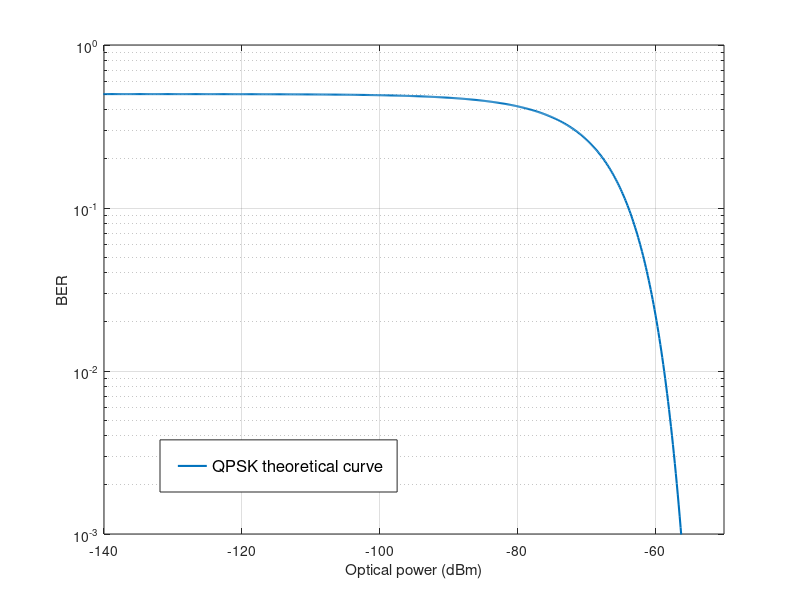

MATLAB code to generate this figure: (Note: this script raises an error after producing the figure.)
%%MQAM system
clc
clear all
close all
%% Theoretical curve
figure
n0=(1e-6); 
% xdBm=linspace(-120,-50,1000);
% x=(10.^(xdBm./10))/1000;
% func=erfc(sqrt(x/(2*n0)));
% 
% plot(x,func)
% grid on
EbNodBm=linspace(-160,-20,1000);
EbNo=(1e3)*(1e-3)*(10.^(EbNodBm/10));%the first factor is the amplification of the signal
%the second is the conversion to mWatt
%k=2;
%M=2^k;
%x=sqrt(3*k*EbNo/(M-1));
Pb=0.5*erfc(sqrt(2*EbNo/n0));
%Pb=(4/k)*(1-(1/sqrt(M)))*(1/2)*erfc(x/sqrt(2*n0));
semilogy(EbNodBm,Pb,'LineWidth',1.5)
grid on
set(gca, 'YScale', 'log')
axis([-140 -50 1e-3 1e0])
xlabel('Optical power (dBm)')
ylabel('BER')
leg=legend('QPSK theoretical curve');
set(leg,'position',[0.2 0.18 0.2964 0.0869],'FontSize',12)
ax=gca;
ax.LineWidth=1.2;
ax.FontSize=12;
%% BER parameters: amp=10e3, noise_amp=10e-6, LO_power=0dBm, n_bits=200
figure
A=importdata('BER.txt');
NumLin=size(A,1);
OpticalPower=A(1:NumLin,1);
ber=A(1:NumLin,2);
Up=A(1:NumLin,3);
Lo=A(1:NumLin,4);
yneg=ber-Lo;
ypos=Up-ber;
errorbar(OpticalPower,ber,yneg,ypos,'b*')
grid on
xlabel('Output optical power (dBm)')
ylabel('BER')
axis([-120 -50 -.05 .35])
%% BER parameters: amp=10e3, noise_amp=10e-6, LO_power=0dBm, n_bits=1000, buffer_length=512
figure
A=importdata('BER2.txt');
NumLin=size(A,1);
OpticalPower=A(1:NumLin,1);
ber=A(1:NumLin,2);
Up=A(1:NumLin,3);
Lo=A(1:NumLin,4);
yneg=ber-Lo;
ypos=Up-ber;
errorbar(OpticalPower,ber,yneg,ypos,'b*')
grid on
xlabel('Output optical power (dBm)')
ylabel('BER')
hold on
%plot(EbNodB,Pb)
%% BER parameters: amp=10e3, noise_amp=10e-6, LO_power=0dBm, n_bits=4000, buffer_length=512, bits: 01000...
figure
A=importdata('BER3.txt');
NumLin=size(A,1);
OpticalPower=A(1:NumLin,1);
ber=A(1:NumLin,2);
Up=A(1:NumLin,3);
Lo=A(1:NumLin,4);
yneg=ber-Lo;
ypos=Up-ber;
errorbar(OpticalPower,ber,yneg,ypos,'b*')
grid on
xlabel('Output optical power (dBm)')
ylabel('BER')
hold on
%plot(EbNodB,Pb)
%% BER parameters: amp=10e3, noise_amp=10e-6, LO_power=0dBm, n_bits=4000, buffer_length=512, bits: random
figure
A=importdata('BER4.txt');
NumLin=size(A,1);
OpticalPower=A(1:NumLin,1);
ber=A(1:NumLin,2);
Up=A(1:NumLin,3);
Lo=A(1:NumLin,4);
yneg=ber-Lo;
ypos=Up-ber;
errorbar(OpticalPower,ber,yneg,ypos,'bs','MarkerSize',5,'MarkerFaceColor','b')
grid on
xlabel('Output optical power (dBm)')
ylabel('BER')
hold on
plot(EbNodBm,Pb,'r','LineWidth',1.5)
set(gca, 'YScale', 'log')
legend('Simulation results','QPSK theoretical curve')
title('Random')
%% BER parameters: amp=10e3, noise_amp=10e-6, LO_power=0dBm, n_bits=4000, buffer_length=512, bits: 010101... (deterministic cyclic)
figure
A=importdata('BER5.txt');
NumLin=size(A,1);
OpticalPower=A(1:NumLin,1);
ber=A(1:NumLin,2);
Up=A(1:NumLin,3);
Lo=A(1:NumLin,4);
yneg=ber-Lo;
ypos=Up-ber;
errorbar(OpticalPower,ber,yneg,ypos,'bs','MarkerSize',5,'MarkerFaceColor','b')
grid on
xlabel('Output optical power (dBm)')
ylabel('BER')
hold on
plot(EbNodBm,Pb,'r','LineWidth',1.5)
legend('Simulation results','QPSK theoretical curve')
title('Deterministic Cyclic 0101...')
%% BER parameters: amp=10e3, noise_amp=10e-6, LO_power=0dBm, n_bits=4000, buffer_length=512, bits: Pseudorandom sequence 2^7
figure
A=importdata('BER6.txt');
NumLin=size(A,1);
OpticalPower=A(1:NumLin,1);
ber=A(1:NumLin,2);
Up=A(1:NumLin,3);
Lo=A(1:NumLin,4);
yneg=ber-Lo;
ypos=Up-ber;
errorbar(OpticalPower,ber,yneg,ypos,'bs','MarkerSize',5,'MarkerFaceColor','b')
grid on
xlabel('Output optical power [dBm]')
ylabel('BER')
hold on
plot(EbNodBm,Pb,'r','LineWidth',1.5)
set(gca, 'YScale', 'log')
leg=legend('Simulation results','QPSK theoretical curve');
set(leg,'position',[0.2 0.18 0.2964 0.0869],'FontSize',12)
%title('Pseudorandom sequence 2^7')
axis([-140 -50 1e-3 1e0])
ax=gca;
ax.LineWidth=1.2;
ax.FontSize=12;